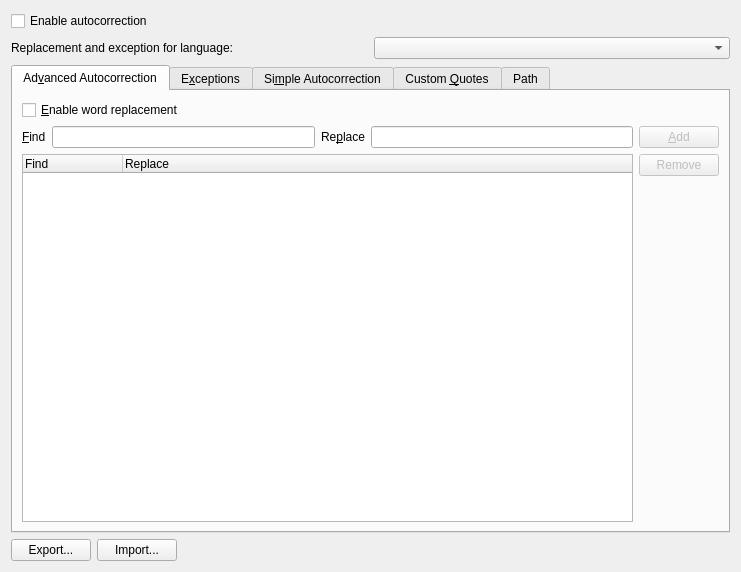
<?xml version="1.0" encoding="UTF-8"?>
<!--
  SPDX-License-Identifier: GPL-2.0-or-later
  SPDX-FileCopyrightText: 2016-2023 Montel Laurent <montel@kde.org>
-->
<ui version="4.0">
 <class>AutoCorrectionWidget</class>
 <widget class="QWidget" name="AutoCorrectionWidget">
  <property name="geometry">
   <rect>
    <x>0</x>
    <y>0</y>
    <width>741</width>
    <height>572</height>
   </rect>
  </property>
  <layout class="QGridLayout" name="gridLayout">
   <item row="0" column="0">
    <widget class="QCheckBox" name="enabledAutocorrection">
     <property name="text">
      <string>Enable autocorrection</string>
     </property>
    </widget>
   </item>
   <item row="1" column="0">
    <layout class="QHBoxLayout" name="horizontalLayout">
     <item>
      <widget class="QLabel" name="label">
       <property name="text">
        <string>Replacement and exception for language:</string>
       </property>
      </widget>
     </item>
     <item>
      <widget class="PimCommonAutoCorrection::AutoCorrectionLanguage" name="autocorrectionLanguage"/>
     </item>
    </layout>
   </item>
   <item row="3" column="0">
    <layout class="QHBoxLayout" name="horizontalLayout_2">
     <item>
      <widget class="QPushButton" name="exportAutoCorrection">
       <property name="text">
        <string>Export...</string>
       </property>
      </widget>
     </item>
     <item>
      <widget class="QPushButton" name="importAutoCorrection">
       <property name="text">
        <string>Import...</string>
       </property>
      </widget>
     </item>
     <item>
      <spacer name="horizontalSpacer">
       <property name="orientation">
        <enum>Qt::Horizontal</enum>
       </property>
       <property name="sizeHint" stdset="0">
        <size>
         <width>469</width>
         <height>20</height>
        </size>
       </property>
      </spacer>
     </item>
    </layout>
   </item>
   <item row="2" column="0">
    <widget class="QTabWidget" name="tabWidget">
     <property name="currentIndex">
      <number>0</number>
     </property>
     <widget class="QWidget" name="tab_3">
      <attribute name="title">
       <string>Ad&amp;vanced Autocorrection</string>
      </attribute>
      <layout class="QGridLayout" name="_8">
       <item row="1" column="1" rowspan="2">
        <layout class="QVBoxLayout" name="_11">
         <item>
          <widget class="QPushButton" name="addButton">
           <property name="enabled">
            <bool>false</bool>
           </property>
           <property name="text">
            <string>&amp;Add</string>
           </property>
          </widget>
         </item>
         <item>
          <widget class="QPushButton" name="removeButton">
           <property name="enabled">
            <bool>false</bool>
           </property>
           <property name="text">
            <string>Remove</string>
           </property>
          </widget>
         </item>
         <item>
          <spacer>
           <property name="orientation">
            <enum>Qt::Vertical</enum>
           </property>
           <property name="sizeHint" stdset="0">
            <size>
             <width>20</width>
             <height>40</height>
            </size>
           </property>
          </spacer>
         </item>
        </layout>
       </item>
       <item row="0" column="0">
        <widget class="QCheckBox" name="advancedAutocorrection">
         <property name="text">
          <string>&amp;Enable word replacement</string>
         </property>
        </widget>
       </item>
       <item row="1" column="0">
        <layout class="QHBoxLayout" name="_10">
         <item>
          <widget class="QLabel" name="findLabel">
           <property name="text">
            <string>&amp;Find</string>
           </property>
           <property name="buddy">
            <cstring>find</cstring>
           </property>
          </widget>
         </item>
         <item>
          <widget class="QLineEdit" name="find">
           <property name="clearButtonEnabled">
            <bool>true</bool>
           </property>
           <property name="showClearButton" stdset="0">
            <bool>false</bool>
           </property>
          </widget>
         </item>
         <item>
          <widget class="QLabel" name="replaceLabel">
           <property name="text">
            <string>Re&amp;place</string>
           </property>
           <property name="buddy">
            <cstring>replace</cstring>
           </property>
          </widget>
         </item>
         <item>
          <widget class="QLineEdit" name="replace">
           <property name="clearButtonEnabled">
            <bool>true</bool>
           </property>
           <property name="showClearButton" stdset="0">
            <bool>false</bool>
           </property>
          </widget>
         </item>
        </layout>
       </item>
       <item row="2" column="0">
        <widget class="PimCommonAutoCorrection::AutoCorrectionTreeWidget" name="treeWidget">
         <property name="editTriggers">
          <set>QAbstractItemView::NoEditTriggers</set>
         </property>
         <property name="alternatingRowColors">
          <bool>true</bool>
         </property>
         <property name="selectionMode">
          <enum>QAbstractItemView::ExtendedSelection</enum>
         </property>
         <property name="selectionBehavior">
          <enum>QAbstractItemView::SelectRows</enum>
         </property>
         <property name="rootIsDecorated">
          <bool>false</bool>
         </property>
         <column>
          <property name="text">
           <string>Find</string>
          </property>
         </column>
         <column>
          <property name="text">
           <string>Replace</string>
          </property>
         </column>
        </widget>
       </item>
      </layout>
     </widget>
     <widget class="QWidget" name="tab_4">
      <attribute name="title">
       <string>E&amp;xceptions</string>
      </attribute>
      <layout class="QVBoxLayout" name="verticalLayout">
       <item>
        <layout class="QGridLayout" name="gridLayout_3">
         <item row="0" column="0" colspan="2">
          <widget class="QLabel" name="label_4">
           <property name="text">
            <string>Do not treat as the end of a sentence:</string>
           </property>
          </widget>
         </item>
         <item row="1" column="0">
          <widget class="QLineEdit" name="abbreviation">
           <property name="clearButtonEnabled">
            <bool>true</bool>
           </property>
           <property name="showClearButton" stdset="0">
            <bool>false</bool>
           </property>
          </widget>
         </item>
         <item row="1" column="1" rowspan="2">
          <layout class="QVBoxLayout" name="_14">
           <item>
            <widget class="QPushButton" name="add1">
             <property name="text">
              <string>&amp;Add</string>
             </property>
            </widget>
           </item>
           <item>
            <widget class="QPushButton" name="remove1">
             <property name="text">
              <string>R&amp;emove</string>
             </property>
            </widget>
           </item>
           <item>
            <spacer>
             <property name="orientation">
              <enum>Qt::Vertical</enum>
             </property>
             <property name="sizeHint" stdset="0">
              <size>
               <width>20</width>
               <height>40</height>
              </size>
             </property>
            </spacer>
           </item>
          </layout>
         </item>
         <item row="2" column="0">
          <widget class="PimCommonAutoCorrection::AutoCorrectionListWidget" name="abbreviationList">
           <property name="sizePolicy">
            <sizepolicy hsizetype="Expanding" vsizetype="Maximum">
             <horstretch>0</horstretch>
             <verstretch>0</verstretch>
            </sizepolicy>
           </property>
           <property name="selectionMode">
            <enum>QAbstractItemView::ExtendedSelection</enum>
           </property>
           <property name="sortingEnabled">
            <bool>true</bool>
           </property>
          </widget>
         </item>
        </layout>
       </item>
       <item>
        <layout class="QGridLayout" name="gridLayout_2">
         <item row="0" column="0">
          <widget class="QLabel" name="label_5">
           <property name="text">
            <string>Accept two uppercase letters in:</string>
           </property>
          </widget>
         </item>
         <item row="1" column="0">
          <widget class="QLineEdit" name="twoUpperLetter">
           <property name="clearButtonEnabled">
            <bool>true</bool>
           </property>
           <property name="showClearButton" stdset="0">
            <bool>false</bool>
           </property>
          </widget>
         </item>
         <item row="1" column="1" rowspan="2">
          <layout class="QVBoxLayout" name="_16">
           <item>
            <widget class="QPushButton" name="add2">
             <property name="text">
              <string>Add</string>
             </property>
            </widget>
           </item>
           <item>
            <widget class="QPushButton" name="remove2">
             <property name="text">
              <string>Remove</string>
             </property>
            </widget>
           </item>
           <item>
            <spacer>
             <property name="orientation">
              <enum>Qt::Vertical</enum>
             </property>
             <property name="sizeHint" stdset="0">
              <size>
               <width>20</width>
               <height>40</height>
              </size>
             </property>
            </spacer>
           </item>
          </layout>
         </item>
         <item row="2" column="0">
          <widget class="PimCommonAutoCorrection::AutoCorrectionListWidget" name="twoUpperLetterList">
           <property name="sizePolicy">
            <sizepolicy hsizetype="Expanding" vsizetype="Maximum">
             <horstretch>0</horstretch>
             <verstretch>0</verstretch>
            </sizepolicy>
           </property>
           <property name="selectionMode">
            <enum>QAbstractItemView::ExtendedSelection</enum>
           </property>
           <property name="sortingEnabled">
            <bool>true</bool>
           </property>
          </widget>
         </item>
        </layout>
       </item>
      </layout>
     </widget>
     <widget class="QWidget" name="tab_1">
      <attribute name="title">
       <string>Si&amp;mple Autocorrection</string>
      </attribute>
      <layout class="QVBoxLayout" name="verticalLayout_3">
       <item>
        <widget class="QCheckBox" name="upperCase">
         <property name="whatsThis">
          <string>Detect when a new sentence is started and always ensure that the first character is an uppercase character</string>
         </property>
         <property name="text">
          <string>Convert &amp;first letter of a sentence automatically to uppercase
(e.g. &quot;my house. in this town&quot; to &quot;my house. In this town&quot;)</string>
         </property>
        </widget>
       </item>
       <item>
        <widget class="QCheckBox" name="upperUpper">
         <property name="toolTip">
          <string/>
         </property>
         <property name="whatsThis">
          <string>All words are checked for the common mistake of holding the shift key down a bit too long. If some words must have two uppercase characters, then those exceptions should be added in the 'Exceptions' tab.</string>
         </property>
         <property name="text">
          <string>Convert &amp;two uppercase characters to one uppercase and one lowercase character
 (e.g. PErfect to Perfect)</string>
         </property>
        </widget>
       </item>
       <item>
        <widget class="QCheckBox" name="ignoreDoubleSpace">
         <property name="whatsThis">
          <string>Make sure that more than one space cannot be typed, as this is a common mistake which is quite hard to find in formatted text.</string>
         </property>
         <property name="text">
          <string>&amp;Suppress double spaces</string>
         </property>
        </widget>
       </item>
       <item>
        <widget class="QCheckBox" name="autoReplaceNumber">
         <property name="whatsThis">
          <string>Most standard fraction notations will be converted when available</string>
         </property>
         <property name="text">
          <string>Re&amp;place 1/2... with ½...</string>
         </property>
        </widget>
       </item>
       <item>
        <widget class="QCheckBox" name="capitalizeDaysName">
         <property name="text">
          <string>Capitalize name of days</string>
         </property>
        </widget>
       </item>
       <item>
        <widget class="QCheckBox" name="autoFormatUrl">
         <property name="whatsThis">
          <string>Detect when a URL (Uniform Resource Locator) is typed and provide formatting that matches the way an Internet browser would show a URL.</string>
         </property>
         <property name="text">
          <string>Autoformat &amp;URLs (HTML mode)</string>
         </property>
        </widget>
       </item>
       <item>
        <widget class="QCheckBox" name="autoChangeFormat">
         <property name="whatsThis">
          <string>When you use _underline_ or *bold*, the text between the underscores or asterisks will be converted to underlined or bold text.</string>
         </property>
         <property name="text">
          <string>Automatically do &amp;bold, strikeout and underline formatting (HTML mode)</string>
         </property>
        </widget>
       </item>
       <item>
        <widget class="QCheckBox" name="autoSuperScript">
         <property name="text">
          <string>Replace 1st... with 1^st... (HTML mode)</string>
         </property>
        </widget>
       </item>
       <item>
        <widget class="QCheckBox" name="addNonBreakingSpaceInFrench">
         <property name="text">
          <string>Add non breaking space before specific punctuation marks in French text</string>
         </property>
        </widget>
       </item>
       <item>
        <widget class="QCheckBox" name="replaceDoubleQuotesByFrenchQuotes">
         <property name="text">
          <string>Replace double quotes by french quotes</string>
         </property>
        </widget>
       </item>
       <item>
        <spacer>
         <property name="orientation">
          <enum>Qt::Vertical</enum>
         </property>
         <property name="sizeHint" stdset="0">
          <size>
           <width>20</width>
           <height>40</height>
          </size>
         </property>
        </spacer>
       </item>
      </layout>
     </widget>
     <widget class="QWidget" name="tab_2">
      <attribute name="title">
       <string>Custom &amp;Quotes</string>
      </attribute>
      <layout class="QVBoxLayout" name="verticalLayout_5">
       <item>
        <widget class="QCheckBox" name="typographicDoubleQuotes">
         <property name="text">
          <string>Replace &amp;double quotes with typographical quotes</string>
         </property>
        </widget>
       </item>
       <item>
        <layout class="QVBoxLayout" name="verticalLayout_2">
         <item>
          <layout class="QGridLayout" name="gridLayout_4">
           <item row="0" column="2">
            <widget class="QLabel" name="doubleQuoteBeginReplace">
             <property name="text">
              <string>By Default</string>
             </property>
            </widget>
           </item>
           <item row="0" column="1">
            <widget class="QPushButton" name="doubleQuote1">
             <property name="maximumSize">
              <size>
               <width>30</width>
               <height>16777215</height>
              </size>
             </property>
             <property name="text">
              <string>&quot;</string>
             </property>
            </widget>
           </item>
           <item row="1" column="1">
            <widget class="QPushButton" name="doubleQuote2">
             <property name="maximumSize">
              <size>
               <width>30</width>
               <height>16777215</height>
              </size>
             </property>
             <property name="text">
              <string>&quot;</string>
             </property>
            </widget>
           </item>
           <item row="1" column="0">
            <widget class="QLabel" name="label_3">
             <property name="text">
              <string>Ending Quote:</string>
             </property>
            </widget>
           </item>
           <item row="1" column="2">
            <widget class="QLabel" name="doubleQuoteEndReplace">
             <property name="text">
              <string>By Default</string>
             </property>
            </widget>
           </item>
           <item row="0" column="3" rowspan="2">
            <spacer name="horizontalSpacer_2">
             <property name="orientation">
              <enum>Qt::Horizontal</enum>
             </property>
             <property name="sizeHint" stdset="0">
              <size>
               <width>40</width>
               <height>20</height>
              </size>
             </property>
            </spacer>
           </item>
           <item row="0" column="0">
            <widget class="QLabel" name="label_2">
             <property name="text">
              <string>Opening Quote:</string>
             </property>
            </widget>
           </item>
          </layout>
         </item>
         <item>
          <layout class="QHBoxLayout" name="horizontalLayout_3">
           <property name="leftMargin">
            <number>50</number>
           </property>
           <item>
            <widget class="QPushButton" name="doubleDefault">
             <property name="text">
              <string>Default</string>
             </property>
            </widget>
           </item>
           <item>
            <spacer name="horizontalSpacer_3">
             <property name="orientation">
              <enum>Qt::Horizontal</enum>
             </property>
             <property name="sizeHint" stdset="0">
              <size>
               <width>40</width>
               <height>20</height>
              </size>
             </property>
            </spacer>
           </item>
          </layout>
         </item>
        </layout>
       </item>
       <item>
        <widget class="QCheckBox" name="typographicSingleQuotes">
         <property name="text">
          <string>Replace &amp;single quotes with typographical quotes</string>
         </property>
        </widget>
       </item>
       <item>
        <layout class="QVBoxLayout" name="verticalLayout_4">
         <item>
          <layout class="QGridLayout" name="gridLayout_5">
           <item row="0" column="3" rowspan="2">
            <spacer name="horizontalSpacer_5">
             <property name="orientation">
              <enum>Qt::Horizontal</enum>
             </property>
             <property name="sizeHint" stdset="0">
              <size>
               <width>40</width>
               <height>20</height>
              </size>
             </property>
            </spacer>
           </item>
           <item row="0" column="1">
            <widget class="QPushButton" name="singleQuote1">
             <property name="sizePolicy">
              <sizepolicy hsizetype="Fixed" vsizetype="Fixed">
               <horstretch>0</horstretch>
               <verstretch>0</verstretch>
              </sizepolicy>
             </property>
             <property name="maximumSize">
              <size>
               <width>30</width>
               <height>16777215</height>
              </size>
             </property>
             <property name="text">
              <string>'</string>
             </property>
            </widget>
           </item>
           <item row="1" column="1">
            <widget class="QPushButton" name="singleQuote2">
             <property name="sizePolicy">
              <sizepolicy hsizetype="Fixed" vsizetype="Fixed">
               <horstretch>0</horstretch>
               <verstretch>0</verstretch>
              </sizepolicy>
             </property>
             <property name="maximumSize">
              <size>
               <width>30</width>
               <height>16777215</height>
              </size>
             </property>
             <property name="text">
              <string>'</string>
             </property>
            </widget>
           </item>
           <item row="0" column="0">
            <widget class="QLabel" name="label_8">
             <property name="text">
              <string>Opening Quote:</string>
             </property>
            </widget>
           </item>
           <item row="0" column="2">
            <widget class="QLabel" name="simpleQuoteBeginReplace">
             <property name="text">
              <string>By Default</string>
             </property>
            </widget>
           </item>
           <item row="1" column="0">
            <widget class="QLabel" name="label_9">
             <property name="text">
              <string>Ending Quotes:</string>
             </property>
            </widget>
           </item>
           <item row="1" column="2">
            <widget class="QLabel" name="simpleQuoteEndReplace">
             <property name="text">
              <string>By Default</string>
             </property>
            </widget>
           </item>
          </layout>
         </item>
         <item>
          <layout class="QHBoxLayout" name="horizontalLayout_4">
           <property name="leftMargin">
            <number>50</number>
           </property>
           <item>
            <widget class="QPushButton" name="singleDefault">
             <property name="text">
              <string>Default</string>
             </property>
            </widget>
           </item>
           <item>
            <spacer name="horizontalSpacer_4">
             <property name="orientation">
              <enum>Qt::Horizontal</enum>
             </property>
             <property name="sizeHint" stdset="0">
              <size>
               <width>40</width>
               <height>20</height>
              </size>
             </property>
            </spacer>
           </item>
          </layout>
         </item>
        </layout>
       </item>
       <item>
        <spacer>
         <property name="orientation">
          <enum>Qt::Vertical</enum>
         </property>
         <property name="sizeHint" stdset="0">
          <size>
           <width>20</width>
           <height>40</height>
          </size>
         </property>
        </spacer>
       </item>
      </layout>
     </widget>
     <widget class="QWidget" name="tab">
      <attribute name="title">
       <string>Path</string>
      </attribute>
      <layout class="QGridLayout" name="gridLayout_6">
       <item row="0" column="0">
        <widget class="QLabel" name="label_6">
         <property name="text">
          <string>System Path:</string>
         </property>
        </widget>
       </item>
       <item row="0" column="2">
        <widget class="QLabel" name="systemPath">
         <property name="text">
          <string>TextLabel</string>
         </property>
         <property name="textInteractionFlags">
          <set>Qt::LinksAccessibleByMouse|Qt::TextSelectableByKeyboard|Qt::TextSelectableByMouse</set>
         </property>
        </widget>
       </item>
       <item row="0" column="3">
        <spacer name="horizontalSpacer_6">
         <property name="orientation">
          <enum>Qt::Horizontal</enum>
         </property>
         <property name="sizeHint" stdset="0">
          <size>
           <width>473</width>
           <height>20</height>
          </size>
         </property>
        </spacer>
       </item>
       <item row="1" column="0">
        <widget class="QLabel" name="label_7">
         <property name="text">
          <string>Writable Path:</string>
         </property>
        </widget>
       </item>
       <item row="1" column="2">
        <widget class="QLabel" name="writablePath">
         <property name="text">
          <string>TextLabel</string>
         </property>
         <property name="textInteractionFlags">
          <set>Qt::LinksAccessibleByMouse|Qt::TextSelectableByKeyboard|Qt::TextSelectableByMouse</set>
         </property>
        </widget>
       </item>
       <item row="1" column="3">
        <spacer name="horizontalSpacer_7">
         <property name="orientation">
          <enum>Qt::Horizontal</enum>
         </property>
         <property name="sizeHint" stdset="0">
          <size>
           <width>473</width>
           <height>20</height>
          </size>
         </property>
        </spacer>
       </item>
       <item row="2" column="0">
        <widget class="QLabel" name="label_10">
         <property name="text">
          <string>Custom System Path:</string>
         </property>
        </widget>
       </item>
       <item row="2" column="1" colspan="3">
        <layout class="QHBoxLayout" name="horizontalLayout_6">
         <item>
          <widget class="QLineEdit" name="customSystemPath"/>
         </item>
         <item>
          <widget class="QToolButton" name="customSystemPathToolButton">
           <property name="text">
            <string>...</string>
           </property>
          </widget>
         </item>
        </layout>
       </item>
       <item row="3" column="0">
        <widget class="QLabel" name="label_11">
         <property name="text">
          <string>Custom Writable Path:</string>
         </property>
        </widget>
       </item>
       <item row="3" column="1" colspan="3">
        <layout class="QHBoxLayout" name="horizontalLayout_5">
         <item>
          <widget class="QLineEdit" name="customWritablePath"/>
         </item>
         <item>
          <widget class="QToolButton" name="customWritablePathToolButton">
           <property name="text">
            <string>...</string>
           </property>
          </widget>
         </item>
        </layout>
       </item>
       <item row="4" column="1">
        <spacer name="verticalSpacer">
         <property name="orientation">
          <enum>Qt::Vertical</enum>
         </property>
         <property name="sizeHint" stdset="0">
          <size>
           <width>20</width>
           <height>40</height>
          </size>
         </property>
        </spacer>
       </item>
      </layout>
     </widget>
    </widget>
   </item>
  </layout>
 </widget>
 <customwidgets>
  <customwidget>
   <class>PimCommonAutoCorrection::AutoCorrectionListWidget</class>
   <extends>QListWidget</extends>
   <header>autocorrection/widgets/autocorrectionlistwidget.h</header>
  </customwidget>
  <customwidget>
   <class>PimCommonAutoCorrection::AutoCorrectionTreeWidget</class>
   <extends>QTreeWidget</extends>
   <header>autocorrection/widgets/autocorrectiontreewidget.h</header>
  </customwidget>
  <customwidget>
   <class>PimCommonAutoCorrection::AutoCorrectionLanguage</class>
   <extends>QComboBox</extends>
   <header>autocorrection/widgets/autocorrectionlanguage.h</header>
  </customwidget>
 </customwidgets>
 <tabstops>
  <tabstop>enabledAutocorrection</tabstop>
  <tabstop>autocorrectionLanguage</tabstop>
  <tabstop>tabWidget</tabstop>
  <tabstop>upperCase</tabstop>
  <tabstop>upperUpper</tabstop>
  <tabstop>ignoreDoubleSpace</tabstop>
  <tabstop>autoReplaceNumber</tabstop>
  <tabstop>capitalizeDaysName</tabstop>
  <tabstop>autoFormatUrl</tabstop>
  <tabstop>autoChangeFormat</tabstop>
  <tabstop>autoSuperScript</tabstop>
  <tabstop>typographicDoubleQuotes</tabstop>
  <tabstop>doubleQuote1</tabstop>
  <tabstop>typographicSingleQuotes</tabstop>
  <tabstop>singleQuote1</tabstop>
  <tabstop>singleQuote2</tabstop>
  <tabstop>singleDefault</tabstop>
  <tabstop>advancedAutocorrection</tabstop>
  <tabstop>find</tabstop>
  <tabstop>replace</tabstop>
  <tabstop>addButton</tabstop>
  <tabstop>removeButton</tabstop>
  <tabstop>treeWidget</tabstop>
  <tabstop>abbreviation</tabstop>
  <tabstop>add1</tabstop>
  <tabstop>remove1</tabstop>
  <tabstop>abbreviationList</tabstop>
  <tabstop>twoUpperLetter</tabstop>
  <tabstop>add2</tabstop>
  <tabstop>remove2</tabstop>
  <tabstop>twoUpperLetterList</tabstop>
  <tabstop>exportAutoCorrection</tabstop>
  <tabstop>importAutoCorrection</tabstop>
 </tabstops>
 <resources/>
 <connections/>
</ui>
